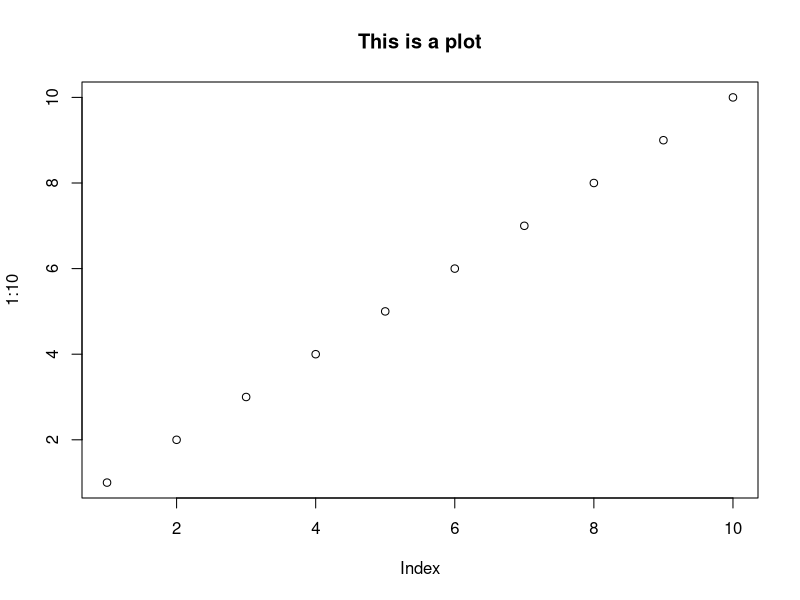

This figure's R source:
## ---- chunk 1
# Let me re-iterate ...
for (i in 1:10) print(i)
## ---- chunk 2
plot(1:10, main = "This is a plot")
